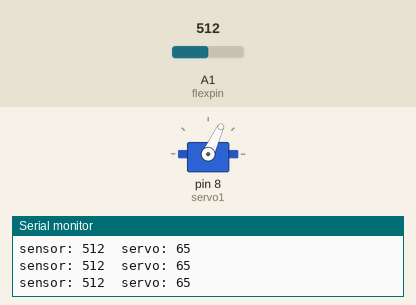
Simulated run of this sketch. Board: Arduino Uno, built with avr-gcc and run on an emulated ATmega328P. Shown: servo, the last lines printed to the serial monitor. The test bench sets the inputs (shaded band); at power-on: A1 (flexpin) = 512.

Above: at 1.2 s.
1.3 s: A1 (flexpin) set to 900
At 2.1 s:
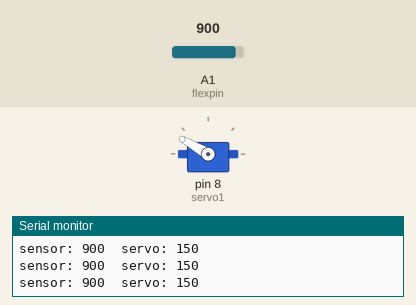
2.8 s: A1 (flexpin) set to 716
At 3.5 s:
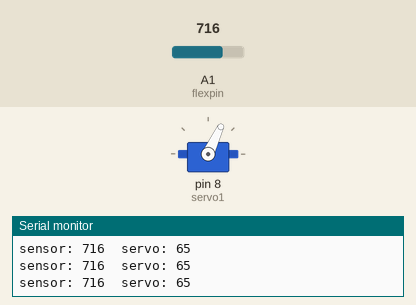
4.3 s: A1 (flexpin) set to 1023
At 4.6 s:
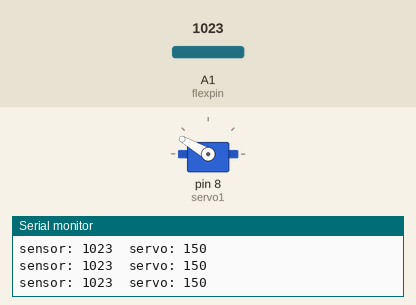
Timing chart, 0 to 7.3 s (numbered marks = the images above; inputs shaded):
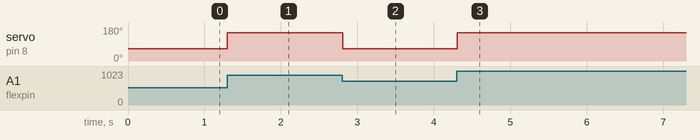

The sketch:

sketch_apr06a.ino
```cpp
/*
SparkFun Inventor's Kit for Arduino
Example sketch 09

FLEX SENSOR

  Use the "flex sensor" to change the position of a servo

  In the previous sketch, we learned how to command a servo to
  mode to different positions. In this sketch, we'll introduce
  a new sensor, and use it to control the servo.

  A flex sensor is a plastic strip with a conductive coating.
  When the strip is straight, the coating will be a certain
  resistance. When the strip is bent, the particles in the coating
  get further apart, increasing the resistance. You can use this
  sensor to sense finger movement in gloves, door hinges, stuffed
  animals, etc. See http://www.sparkfun.com/tutorials/270 for
  more information.

Hardware connections:

  Flex sensor:

    The flex sensor is the plastic strip with black stripes.
    It senses bending away from the striped side.

    The flex sensor has two pins, and since it's a resistor,
    the pins are interchangable.

    Connect one of the pins to ANALOG IN pin 0 on the Arduino.
    Connect the same pin, through a 10K Ohm resistor (brown
    black orange) to GND.
    Connect the other pin to 5V.

  Servo:

    The servo has a cable attached to it with three wires.
    Because the cable ends in a socket, you can use jumper wires
    to connect between the Arduino and the servo. Just plug the
    jumper wires directly into the socket.

    Connect the RED wire (power) to 5 Volts (5V)
    Connect the WHITE wire (signal) to digital pin 9
    Connect the BLACK wire (ground) to ground (GND)

    Note that servos can use a lot of power, which can cause your
    Arduino to reset or behave erratically. If you're using large
    servos or many of them, it's best to provide them with their
    own separate 5V supply. See this Arduino Forum thread for info:
    http://www.arduino.cc/cgi-bin/yabb2/YaBB.pl?num=1239464763

This sketch was written by SparkFun Electronics,
with lots of help from the Arduino community.
This code is completely free for any use.
Visit http://learn.sparkfun.com/products/2 for SIK information.
Visit http://www.arduino.cc to learn about the Arduino.

Version 2.0 6/2012 MDG
*/


// Include the servo library to add servo-control functions:

#include <Servo.h>

// Create a servo "object", called servo1. Each servo object
// controls one servo (you can have a maximum of 12):

Servo servo1;

// Define the analog input pin to measure flex sensor position:

const int flexpin = 1;


void setup()
{
  // Use the serial monitor window to help debug our sketch:

  Serial.begin(9600);

  // Enable control of a servo on pin 9:

  servo1.attach(8);
}


void loop()
{
  int flexposition;    // Input value from the analog pin.
  int servoposition;   // Output value to the servo.

  // Read the position of the flex sensor (0 to 1023):

  flexposition = analogRead(flexpin);

  // Because the voltage divider circuit only returns a portion
  // of the 0-1023 range of analogRead(), we'll map() that range
  // to the servo's range of 0 to 180 degrees. The flex sensors
  // we use are usually in the 600-900 range:

  servoposition = map(flexposition, 750, 830, 0, 180);
  servoposition = constrain(servoposition, 65, 150);

  // Now we'll command the servo to move to that position:

  servo1.write(servoposition);

  // Because every flex sensor has a slightly different resistance,
  // the 600-900 range may not exactly cover the flex sensor's
  // output. To help tune our program, we'll use the serial port to
  // print out our values to the serial monitor window:

  Serial.print("sensor: ");
  Serial.print(flexposition);
  Serial.print("  servo: ");
  Serial.println(servoposition);

  // Note that all of the above lines are "print" except for the
  // last line which is "println". This puts everything on the
  // same line, then sends a final carriage return to move to
  // the next line.

  // After you upload the sketch, turn on the serial monitor
  // (the magnifying-glass icon to the right of the icon bar).
  // You'll be able to see the sensor values. Bend the flex sensor
  // and note its minimum and maximum values. If you replace the
  // 600 and 900 in the map() function above, you'll exactly match
  // the flex sensor's range with the servo's range.

  delay(20);  // wait 20ms between servo updates
}
```

Measured:
- after the input at 1.3 s, servo on pin 8 (servo1): 65° → 150° at once
- after the input at 2.8 s, servo on pin 8 (servo1): 150° → 65° at once
- after the input at 4.3 s, servo on pin 8 (servo1): 65° → 150° at once
